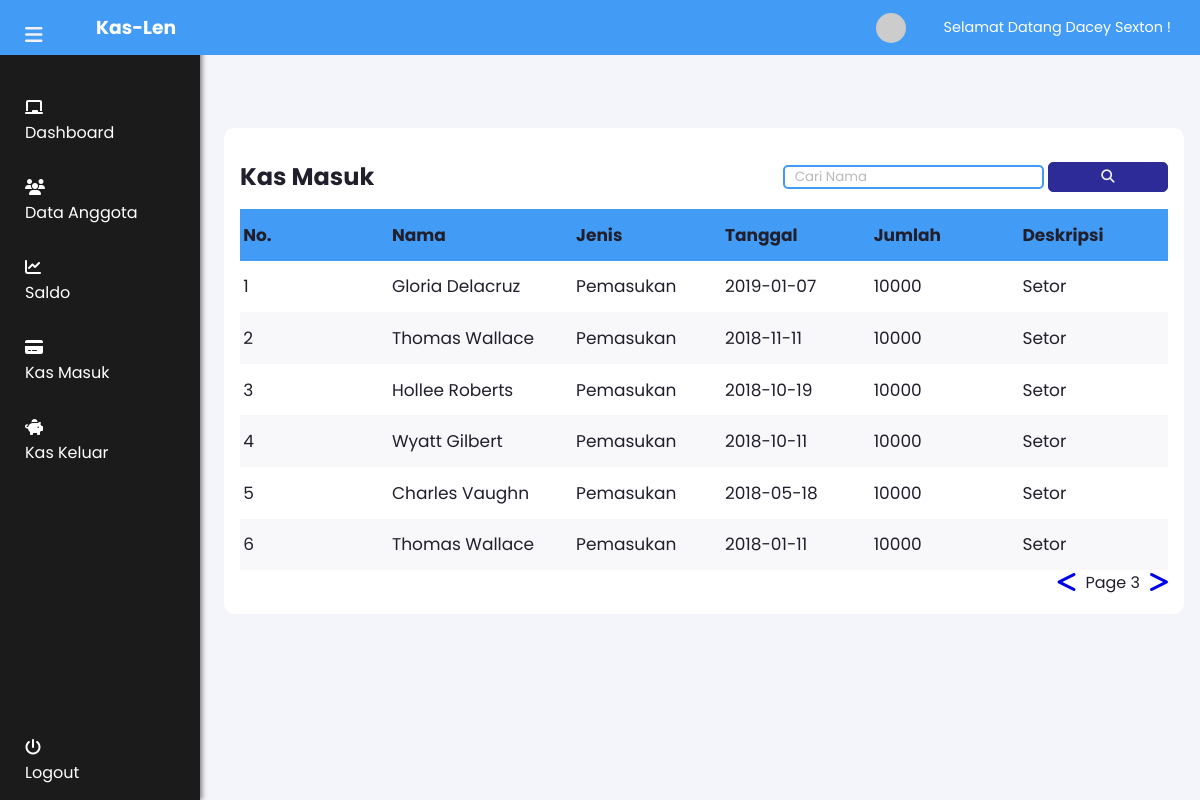
The page /kasmasuk/kasmasuk.php?halaman=3 (signed in) on the database its author committed.
### tables this page shows
CREATE TABLE `transaksi` (
  `transaksi_id` int(11) NOT NULL,
  `user_id` int(11) NOT NULL,
  `tanggal` date NOT NULL,
  `tipe` int(1) NOT NULL,
  `jumlah` int(11) NOT NULL,
  `deskripsi` varchar(255) DEFAULT NULL
);

CREATE TABLE `users` (
  `user_id` int(11) NOT NULL,
  `username` varchar(64) NOT NULL,
  `password` varchar(255) NOT NULL,
  `nama` varchar(255) NOT NULL,
  `alamat` varchar(255) NOT NULL,
  `nomorhp` varchar(15) NOT NULL
);

### kasmasuk/kasmasuk.php (the view, shortened to what this page needs)
<?php
require '../conf/koneksi.php';
$result= mysqli_query($conn,"SELECT * from transaksi WHERE tipe=1");
$rows= [];
while($row = mysqli_fetch_assoc($result)){
	$rows[]=$row;
}
$jumlahDataPerHalaman = 6;
$jumlahData = count($rows);
$jumlahHalaman = ceil($jumlahData / $jumlahDataPerHalaman);
$halamanAktif = (isset($_GET["halaman"])) ? $_GET["halaman"] : 1;
$awalData = ($jumlahDataPerHalaman * $halamanAktif) - $jumlahDataPerHalaman;
$result_ = mysqli_query($conn,"SELECT tanggal,tipe,jumlah,nama,deskripsi from transaksi JOIN users ON transaksi.user_id = users.user_id WHERE tipe=1  ORDER BY tanggal DESC LIMIT $awalData,$jumlahDataPerHalaman");
$rows= [];
while($row = mysqli_fetch_assoc($result_)){
	$rows[]=$row;
}
?>
<!DOCTYPE html>
<html lang="en">
	<head>
		<link rel="stylesheet" href="style.css" type="text/css" />
	</head>
	<body>
		<?php include "../navbar/navbar.php"?>
		<main>
			<div class="dashboard-container">
				<div class="card detail">
					<div class="detail-header">
						<h2>Kas Masuk</h2>
						<div class="search-container">
				<form action="" method="post">
					<input type="text" placeholder="Cari Nama" name="keyword" />
					<button type="submit" name="search"><i class="fa fa-search"></i></button>
				</form>
				</div>
					</div>
					<table>
						<tr>
							<th>No.</th>
							<th>Nama</th>
							<th>Jenis</th>
							<th>Tanggal</th>
							<th>Jumlah</th>
							<th>Deskripsi</th>
						</tr>
						<?php $idx = 1;?>
					<?php
					foreach($rows as $data): ?>
					<tr>
						<td><?= $idx ?></td>
						<td><?= $data["nama"]; ?></td>
						<td>Pemasukan</td>
						<td><?= $data["tanggal"]; ?> </td>
						<td><?= $data["jumlah"]; ?></td>
						<td><?= $data["deskripsi"] ?></td>
					</tr>
					<?php $idx++; ?>
					<?php endforeach; ?>
					</table>
					<?php if($jumlahHalaman>1) : ?>
					<div class="pagination">
						<?php if($halamanAktif>1) : ?>
						<a href="?halaman=<?=$halamanAktif-1; ?>"> <span class="fas fa-less-than left"></span></a>
						<?php endif; ?>
						<p>Page <?=$halamanAktif ?></p>
						<?php if($halamanAktif<$jumlahHalaman): ?>
						<a href="?halaman=<?=$halamanAktif+1; ?>"> <span class="fas fa-greater-than right"></span></a>
						<?php endif;?>
					</div>
					<?php endif;?>
				</div>
			</div>
		</main>
	</body>
</html>

### kasmasuk/style.css (style rules this page uses)
* { margin: 0; padding: 0; box-sizing: border-box; outline: none; font-family: "Poppins", sans-serif; }
body { background-color: #f4f4fb; }
h2 { font: 18px; padding: 15px 0; }
.dashboard-container { display: grid; grid-template-columns: 1fr 1fr 1fr 0.5fr 0.5fr; grid-template-rows: auto; gap: 1rem; grid-template-areas: "total1 total2 total3 total4 total4" "total1 total2 customer customer customer" "detail detail detail detail detail"; }
main { min-height: 100%; padding: 6rem 1rem 2rem 14rem; color: #201f2b; }
.card { background-color: #fff; padding: 1rem; border-radius: 10px; }
.detail { grid-area: detail; overflow-x: auto; }
.detail-header { display: grid; grid-auto-flow: column; justify-content: space-between; align-items: center; }
.detail-header button { height: 30px; width: 120px; border: 1px solid #2d2b98; background-color: #2d2b98; color: #f2f2f2; border-radius: 5px; cursor: pointer; transition: all 0.2 ease-in; }
.detail table { width: 100%; border-collapse: collapse; }
.detail table tr:nth-child(odd) { background-color: #f8f8fb; }
.detail table th { background-color: #429bf5; }
.detail table th, .detail table td { padding: 0.8rem 0.2rem; text-align: left; min-width: 120px; font-size: 17px; }
.search-container input[type="text"] { border-radius: 5px; border: 2px #429bf5 solid; }
.search-container ::placeholder { opacity: 50%; padding-left: 10px; }
.pagination { display: flex; float: right; }
.pagination .right { font-size: 24px; padding-left: 10px; }
.pagination .left { font-size: 24px; padding-right: 10px; }

### rows shown on the page
transaksi: user.nama "Gloria Delacruz", tanggal "2019-01-07", jumlah "10000", deskripsi "Setor"
transaksi: user.nama "Thomas Wallace", tanggal "2018-11-11", jumlah "10000", deskripsi "Setor"
transaksi: user.nama "Hollee Roberts", tanggal "2018-10-19", jumlah "10000", deskripsi "Setor"
transaksi: user.nama "Wyatt Gilbert", tanggal "2018-10-11", jumlah "10000", deskripsi "Setor"
transaksi: user.nama "Charles Vaughn", tanggal "2018-05-18", jumlah "10000", deskripsi "Setor"
transaksi: user.nama "Thomas Wallace", tanggal "2018-01-11", jumlah "10000", deskripsi "Setor"

### other values the page prints
$_SESSION["nama"] "Dacey Sexton"
$halamanAktif "3"
